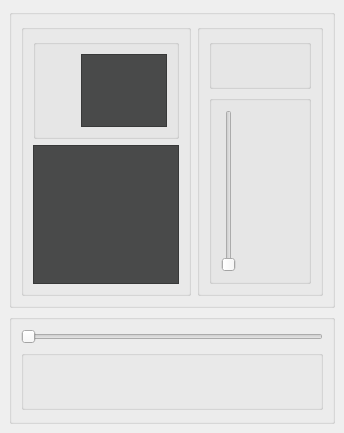
<?xml version="1.0" encoding="UTF-8"?>
<ui version="4.0">
 <class>mainwindowm</class>
 <widget class="QMainWindow" name="mainwindowm">
  <property name="geometry">
   <rect>
    <x>0</x>
    <y>0</y>
    <width>344</width>
    <height>433</height>
   </rect>
  </property>
  <property name="minimumSize">
   <size>
    <width>0</width>
    <height>0</height>
   </size>
  </property>
  <property name="windowTitle">
   <string>MainWindow</string>
  </property>
  <widget class="QWidget" name="centralwidget">
   <property name="minimumSize">
    <size>
     <width>0</width>
     <height>0</height>
    </size>
   </property>
   <layout class="QVBoxLayout" name="verticalLayout_4">
    <item>
     <widget class="QGroupBox" name="central">
      <property name="minimumSize">
       <size>
        <width>0</width>
        <height>0</height>
       </size>
      </property>
      <property name="maximumSize">
       <size>
        <width>16777215</width>
        <height>16777215</height>
       </size>
      </property>
      <property name="title">
       <string/>
      </property>
      <layout class="QHBoxLayout" name="horizontalLayout_5">
       <item>
        <widget class="QGroupBox" name="picturelist">
         <property name="minimumSize">
          <size>
           <width>170</width>
           <height>0</height>
          </size>
         </property>
         <property name="maximumSize">
          <size>
           <width>16777215</width>
           <height>16777215</height>
          </size>
         </property>
         <property name="title">
          <string/>
         </property>
         <layout class="QVBoxLayout" name="verticalLayout_2">
          <item>
           <widget class="QGroupBox" name="listsGroup">
            <property name="minimumSize">
             <size>
              <width>0</width>
              <height>100</height>
             </size>
            </property>
            <property name="maximumSize">
             <size>
              <width>16777215</width>
              <height>100</height>
             </size>
            </property>
            <property name="title">
             <string/>
            </property>
            <layout class="QHBoxLayout" name="horizontalLayout">
             <item>
              <widget class="QPushButton" name="addListBtn">
               <property name="minimumSize">
                <size>
                 <width>30</width>
                 <height>30</height>
                </size>
               </property>
               <property name="maximumSize">
                <size>
                 <width>30</width>
                 <height>30</height>
                </size>
               </property>
               <property name="styleSheet">
                <string notr="true">border: none; /* 移除边框 */
    background-color: transparent; /* 设置背景透明 */
    icon-size: 64px 64px; /* 设置图标大小，根据需要进行调整 */
    padding: 0px; /* 移除内边距 */</string>
               </property>
               <property name="text">
                <string/>
               </property>
              </widget>
             </item>
             <item>
              <widget class="QScrollArea" name="lists">
               <property name="styleSheet">
                <string notr="true">background-color: rgb(73, 74, 74)</string>
               </property>
               <property name="widgetResizable">
                <bool>true</bool>
               </property>
               <widget class="QWidget" name="scrollAreaWidgetContents">
                <property name="geometry">
                 <rect>
                  <x>0</x>
                  <y>0</y>
                  <width>64</width>
                  <height>67</height>
                 </rect>
                </property>
               </widget>
              </widget>
             </item>
            </layout>
           </widget>
          </item>
          <item>
           <widget class="QScrollArea" name="thumbnailList">
            <property name="styleSheet">
             <string notr="true">background-color: rgb(73, 74, 74);</string>
            </property>
            <property name="widgetResizable">
             <bool>true</bool>
            </property>
           </widget>
          </item>
         </layout>
        </widget>
       </item>
       <item>
        <widget class="QGroupBox" name="video">
         <property name="title">
          <string/>
         </property>
         <layout class="QVBoxLayout" name="verticalLayout_3">
          <item>
           <widget class="QGroupBox" name="fullandmoblie">
            <property name="minimumSize">
             <size>
              <width>0</width>
              <height>50</height>
             </size>
            </property>
            <property name="maximumSize">
             <size>
              <width>16777215</width>
              <height>50</height>
             </size>
            </property>
            <property name="title">
             <string/>
            </property>
            <layout class="QHBoxLayout" name="horizontalLayout_4">
             <item>
              <widget class="QPushButton" name="fullScreen">
               <property name="minimumSize">
                <size>
                 <width>30</width>
                 <height>30</height>
                </size>
               </property>
               <property name="maximumSize">
                <size>
                 <width>30</width>
                 <height>30</height>
                </size>
               </property>
               <property name="styleSheet">
                <string notr="true">border: none; /* 移除边框 */
    background-color: transparent; /* 设置背景透明 */
    icon-size: 64px 64px; /* 设置图标大小，根据需要进行调整 */
    padding: 0px; /* 移除内边距 */</string>
               </property>
               <property name="text">
                <string/>
               </property>
              </widget>
             </item>
             <item>
              <spacer name="horizontalSpacer">
               <property name="orientation">
                <enum>Qt::Horizontal</enum>
               </property>
               <property name="sizeHint" stdset="0">
                <size>
                 <width>89</width>
                 <height>20</height>
                </size>
               </property>
              </spacer>
             </item>
            </layout>
           </widget>
          </item>
          <item>
           <widget class="QGroupBox" name="videoBox">
            <property name="title">
             <string/>
            </property>
            <layout class="QHBoxLayout" name="horizontalLayout_2">
             <item>
              <widget class="QSlider" name="voicecontrolstrip">
               <property name="minimumSize">
                <size>
                 <width>0</width>
                 <height>0</height>
                </size>
               </property>
               <property name="orientation">
                <enum>Qt::Vertical</enum>
               </property>
              </widget>
             </item>
             <item>
              <widget class="QWidget" name="videoplayer" native="true">
               <property name="enabled">
                <bool>true</bool>
               </property>
              </widget>
             </item>
            </layout>
           </widget>
          </item>
         </layout>
        </widget>
       </item>
      </layout>
     </widget>
    </item>
    <item>
     <widget class="QGroupBox" name="control">
      <property name="minimumSize">
       <size>
        <width>0</width>
        <height>110</height>
       </size>
      </property>
      <property name="maximumSize">
       <size>
        <width>16777215</width>
        <height>110</height>
       </size>
      </property>
      <property name="title">
       <string/>
      </property>
      <layout class="QVBoxLayout" name="verticalLayout">
       <item>
        <widget class="QSlider" name="progressbar">
         <property name="minimumSize">
          <size>
           <width>50</width>
           <height>0</height>
          </size>
         </property>
         <property name="orientation">
          <enum>Qt::Horizontal</enum>
         </property>
        </widget>
       </item>
       <item>
        <widget class="QGroupBox" name="groupBox_2">
         <property name="minimumSize">
          <size>
           <width>0</width>
           <height>60</height>
          </size>
         </property>
         <property name="maximumSize">
          <size>
           <width>16777215</width>
           <height>60</height>
          </size>
         </property>
         <property name="title">
          <string/>
         </property>
         <layout class="QHBoxLayout" name="horizontalLayout_3">
          <item>
           <widget class="QPushButton" name="voice">
            <property name="maximumSize">
             <size>
              <width>40</width>
              <height>16777215</height>
             </size>
            </property>
            <property name="styleSheet">
             <string notr="true">border: none; /* 移除边框 */
    background-color: transparent; /* 设置背景透明 */
    icon-size: 64px 64px; /* 设置图标大小，根据需要进行调整 */
    padding: 0px; /* 移除内边距 */</string>
            </property>
            <property name="text">
             <string/>
            </property>
           </widget>
          </item>
          <item>
           <spacer name="horizontalSpacer_2">
            <property name="orientation">
             <enum>Qt::Horizontal</enum>
            </property>
            <property name="sizeHint" stdset="0">
             <size>
              <width>110</width>
              <height>20</height>
             </size>
            </property>
           </spacer>
          </item>
          <item>
           <widget class="QPushButton" name="retreat">
            <property name="maximumSize">
             <size>
              <width>40</width>
              <height>16777215</height>
             </size>
            </property>
            <property name="styleSheet">
             <string notr="true">border: none; /* 移除边框 */
    background-color: transparent; /* 设置背景透明 */
    icon-size: 64px 64px; /* 设置图标大小，根据需要进行调整 */
    padding: 0px; /* 移除内边距 */</string>
            </property>
            <property name="text">
             <string/>
            </property>
            <property name="iconSize">
             <size>
              <width>30</width>
              <height>30</height>
             </size>
            </property>
           </widget>
          </item>
          <item>
           <widget class="QPushButton" name="pause">
            <property name="minimumSize">
             <size>
              <width>0</width>
              <height>0</height>
             </size>
            </property>
            <property name="maximumSize">
             <size>
              <width>40</width>
              <height>16777215</height>
             </size>
            </property>
            <property name="styleSheet">
             <string notr="true">border: none; /* 移除边框 */
    background-color: transparent; /* 设置背景透明 */
    icon-size: 64px 64px; /* 设置图标大小，根据需要进行调整 */
    padding: 0px; /* 移除内边距 */</string>
            </property>
            <property name="text">
             <string/>
            </property>
           </widget>
          </item>
          <item>
           <widget class="QPushButton" name="forward">
            <property name="maximumSize">
             <size>
              <width>40</width>
              <height>16777215</height>
             </size>
            </property>
            <property name="styleSheet">
             <string notr="true">border: none; /* 移除边框 */
    background-color: transparent; /* 设置背景透明 */
    icon-size: 64px 64px; /* 设置图标大小，根据需要进行调整 */
    padding: 0px; /* 移除内边距 */</string>
            </property>
            <property name="text">
             <string/>
            </property>
           </widget>
          </item>
         </layout>
        </widget>
       </item>
      </layout>
     </widget>
    </item>
   </layout>
  </widget>
 </widget>
 <resources/>
 <connections/>
</ui>
